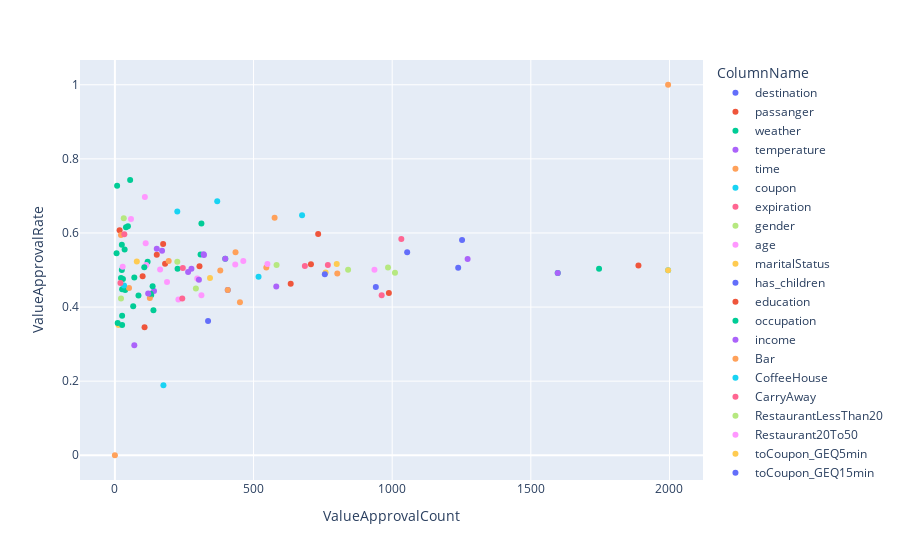

The notebook cell this image was saved under:
### Code cell
#We also need a dataframe to store the columns and the approval rate
coffeeHouseApprovalRatesColumns = ['ColumnName', 'ColumnValues', 'ValueApprovalRate', 'ValueCount', 'ValueApprovalCount']
coffeeHouseApprovalRatesDF = pd.DataFrame(columns=coffeeHouseApprovalRatesColumns)
#Next we need a loop that takes the list of columns and creates the approval rate for each column value
for columnName in columns:
    #Need to create a variable to store the unique values in the columns
    columnsValues = coffeeHouseDF[columnName].unique()
    #Loop through each column value and calculate the approval rate
    for value in columnsValues:
        valueCount = len(coffeeHouseDF.query(columnName + "==" + "'" + value + "'"))
        valueApprovalCount = len(coffeeHouseDF.query("Y=='1' and " + columnName + "==" + "'" + value + "'"))
        valueApprovalRate = valueApprovalCount / valueCount
        #Store the approval rate and additional information in the valueRecord Object
        valueRecord = {
            'ColumnName': columnName,
            'ColumnValues': value,
            'ValueApprovalRate': valueApprovalRate,
            'ValueCount': valueCount,
            'ValueApprovalCount': valueApprovalCount
        }
        #Add the value record to the data frame
        coffeeHouseApprovalRatesDF.loc[len(coffeeHouseApprovalRatesDF)] = valueRecord


# Create a scatter plot using to visualize data
px.scatter(coffeeHouseApprovalRatesDF, 'ValueApprovalCount', 'ValueApprovalRate', 'ColumnName')

### Figure 1 — Plotly figure (JSON) as saved in the notebook; plotly's stock layout.template omitted (floating-point values rounded to 4 significant figures)
{"data": [{"hovertemplate": "ColumnName=destination<br>ValueApprovalCount=%{x}<br>ValueApprovalRate=%{y}<extra></extra>", "legendgroup": "destination", "marker": {"color": "#636efa", "symbol": "circle"}, "mode": "markers", "name": "destination", "orientation": "v", "showlegend": true, "type": "scatter", "x": [1252, 336, 407], "xaxis": "x", "y": [0.581, 0.3621, 0.4458], "yaxis": "y"}, {"hovertemplate": "ColumnName=passanger<br>ValueApprovalCount=%{x}<br>ValueApprovalRate=%{y}<extra></extra>", "legendgroup": "passanger", "marker": {"color": "#EF553B", "symbol": "circle"}, "mode": "markers", "name": "passanger", "orientation": "v", "showlegend": true, "type": "scatter", "x": [733, 100, 988, 174], "xaxis": "x", "y": [0.5969, 0.4831, 0.4379, 0.5705], "yaxis": "y"}, {"hovertemplate": "ColumnName=weather<br>ValueApprovalCount=%{x}<br>ValueApprovalRate=%{y}<extra></extra>", "legendgroup": "weather", "marker": {"color": "#00cc96", "symbol": "circle"}, "mode": "markers", "name": "weather", "orientation": "v", "showlegend": true, "type": "scatter", "x": [1746, 118, 131], "xaxis": "x", "y": [0.5036, 0.5221, 0.4323], "yaxis": "y"}, {"hovertemplate": "ColumnName=temperature<br>ValueApprovalCount=%{x}<br>ValueApprovalRate=%{y}<extra></extra>", "legendgroup": "temperature", "marker": {"color": "#ab63fa", "symbol": "circle"}, "mode": "markers", "name": "temperature", "orientation": "v", "showlegend": true, "type": "scatter", "x": [1272, 582, 141], "xaxis": "x", "y": [0.5298, 0.4558, 0.4434], "yaxis": "y"}, {"hovertemplate": "ColumnName=time<br>ValueApprovalCount=%{x}<br>ValueApprovalRate=%{y}<extra></extra>", "legendgroup": "time", "marker": {"color": "#FFA15A", "symbol": "circle"}, "mode": "markers", "name": "time", "orientation": "v", "showlegend": true, "type": "scatter", "x": [576, 435, 451, 407, 126], "xaxis": "x", "y": [0.6407, 0.5479, 0.4126, 0.4458, 0.4242], "yaxis": "y"}, {"hovertemplate": "ColumnName=coupon<br>ValueApprovalCount=%{x}<br>ValueApprovalRate=%{y}<extra></extra>", "legendgroup": "coupon", "marker": {"color": "#19d3f3", "symbol": "circle"}, "mode": "markers", "name": "coupon", "orientation": "v", "showlegend": true, "type": "scatter", "x": [1995], "xaxis": "x", "y": [0.4992], "yaxis": "y"}, {"hovertemplate": "ColumnName=expiration<br>ValueApprovalCount=%{x}<br>ValueApprovalRate=%{y}<extra></extra>", "legendgroup": "expiration", "marker": {"color": "#FF6692", "symbol": "circle"}, "mode": "markers", "name": "expiration", "orientation": "v", "showlegend": true, "type": "scatter", "x": [962, 1033], "xaxis": "x", "y": [0.432, 0.5839], "yaxis": "y"}, {"hovertemplate": "ColumnName=gender<br>ValueApprovalCount=%{x}<br>ValueApprovalRate=%{y}<extra></extra>", "legendgroup": "gender", "marker": {"color": "#B6E880", "symbol": "circle"}, "mode": "markers", "name": "gender", "orientation": "v", "showlegend": true, "type": "scatter", "x": [1010, 985], "xaxis": "x", "y": [0.4924, 0.5064], "yaxis": "y"}, {"hovertemplate": "ColumnName=age<br>ValueApprovalCount=%{x}<br>ValueApprovalRate=%{y}<extra></extra>", "legendgroup": "age", "marker": {"color": "#FF97FF", "symbol": "circle"}, "mode": "markers", "name": "age", "orientation": "v", "showlegend": true, "type": "scatter", "x": [463, 113, 434, 297, 163, 229, 188, 108], "xaxis": "x", "y": [0.5243, 0.5136, 0.5148, 0.4767, 0.5015, 0.4202, 0.4677, 0.6968], "yaxis": "y"}, {"hovertemplate": "ColumnName=maritalStatus<br>ValueApprovalCount=%{x}<br>ValueApprovalRate=%{y}<extra></extra>", "legendgroup": "maritalStatus", "marker": {"color": "#FECB52", "symbol": "circle"}, "mode": "markers", "name": "maritalStatus", "orientation": "v", "showlegend": true, "type": "scatter", "x": [343, 800, 760, 79, 13], "xaxis": "x", "y": [0.4784, 0.5161, 0.4932, 0.5232, 0.3514], "yaxis": "y"}, {"hovertemplate": "ColumnName=has_children<br>ValueApprovalCount=%{x}<br>ValueApprovalRate=%{y}<extra></extra>", "legendgroup": "has_children", "marker": {"color": "#636efa", "symbol": "circle"}, "mode": "markers", "name": "has_children", "orientation": "v", "showlegend": true, "type": "scatter", "x": [757, 1238], "xaxis": "x", "y": [0.4884, 0.5061], "yaxis": "y"}, {"hovertemplate": "ColumnName=education<br>ValueApprovalCount=%{x}<br>ValueApprovalRate=%{y}<extra></extra>", "legendgroup": "education", "marker": {"color": "#EF553B", "symbol": "circle"}, "mode": "markers", "name": "education", "orientation": "v", "showlegend": true, "type": "scatter", "x": [707, 634, 181, 151, 305, 17], "xaxis": "x", "y": [0.5157, 0.4628, 0.5171, 0.5412, 0.51, 0.6071], "yaxis": "y"}, {"hovertemplate": "ColumnName=occupation<br>ValueApprovalCount=%{x}<br>ValueApprovalRate=%{y}<extra></extra>", "legendgroup": "occupation", "marker": {"color": "#00cc96", "symbol": "circle"}, "mode": "markers", "name": "occupation", "orientation": "v", "showlegend": true, "type": "scatter", "x": [309, 35, 312, 129, 40, 55, 139, 136, 106, 226, 29, 25, 26, 85, 22, 26, 66, 25, 47, 70, 26, 37, 10, 8, 6], "xaxis": "x", "y": [0.5421, 0.5556, 0.6253, 0.4358, 0.6154, 0.7432, 0.3915, 0.4564, 0.5072, 0.5033, 0.4754, 0.5, 0.3514, 0.4315, 0.4783, 0.3768, 0.4024, 0.5682, 0.6184, 0.4795, 0.4483, 0.4458, 0.3571, 0.7273, 0.5455], "yaxis": "y"}, {"hovertemplate": "ColumnName=income<br>ValueApprovalCount=%{x}<br>ValueApprovalRate=%{y}<extra></extra>", "legendgroup": "income", "marker": {"color": "#ab63fa", "symbol": "circle"}, "mode": "markers", "name": "income", "orientation": "v", "showlegend": true, "type": "scatter", "x": [320, 120, 321, 70, 276, 303, 264, 151, 170], "xaxis": "x", "y": [0.5424, 0.4364, 0.5404, 0.2966, 0.5036, 0.4734, 0.4944, 0.5572, 0.5519], "yaxis": "y"}, {"hovertemplate": "ColumnName=Bar<br>ValueApprovalCount=%{x}<br>ValueApprovalRate=%{y}<extra></extra>", "legendgroup": "Bar", "marker": {"color": "#FFA15A", "symbol": "circle"}, "mode": "markers", "name": "Bar", "orientation": "v", "showlegend": true, "type": "scatter", "x": [802, 546, 380, 51, 22, 194], "xaxis": "x", "y": [0.4902, 0.5065, 0.4987, 0.4513, 0.5946, 0.5243], "yaxis": "y"}, {"hovertemplate": "ColumnName=CoffeeHouse<br>ValueApprovalCount=%{x}<br>ValueApprovalRate=%{y}<extra></extra>", "legendgroup": "CoffeeHouse", "marker": {"color": "#19d3f3", "symbol": "circle"}, "mode": "markers", "name": "CoffeeHouse", "orientation": "v", "showlegend": true, "type": "scatter", "x": [175, 518, 369, 675, 225, 33], "xaxis": "x", "y": [0.1888, 0.4819, 0.6859, 0.6478, 0.6579, 0.4583], "yaxis": "y"}, {"hovertemplate": "ColumnName=CarryAway<br>ValueApprovalCount=%{x}<br>ValueApprovalRate=%{y}<extra></extra>", "legendgroup": "CarryAway", "marker": {"color": "#FF6692", "symbol": "circle"}, "mode": "markers", "name": "CarryAway", "orientation": "v", "showlegend": true, "type": "scatter", "x": [34, 685, 768, 245, 243, 20], "xaxis": "x", "y": [0.5965, 0.5108, 0.5134, 0.5052, 0.4233, 0.4651], "yaxis": "y"}, {"hovertemplate": "ColumnName=RestaurantLessThan20<br>ValueApprovalCount=%{x}<br>ValueApprovalRate=%{y}<extra></extra>", "legendgroup": "RestaurantLessThan20", "marker": {"color": "#B6E880", "symbol": "circle"}, "mode": "markers", "name": "RestaurantLessThan20", "orientation": "v", "showlegend": true, "type": "scatter", "x": [583, 841, 292, 225, 32, 22], "xaxis": "x", "y": [0.5137, 0.5009, 0.4499, 0.522, 0.64, 0.4231], "yaxis": "y"}, {"hovertemplate": "ColumnName=Restaurant20To50<br>ValueApprovalCount=%{x}<br>ValueApprovalRate=%{y}<extra></extra>", "legendgroup": "Restaurant20To50", "marker": {"color": "#FF97FF", "symbol": "circle"}, "mode": "markers", "name": "Restaurant20To50", "orientation": "v", "showlegend": true, "type": "scatter", "x": [550, 936, 312, 58, 111, 28], "xaxis": "x", "y": [0.5164, 0.5008, 0.4321, 0.6374, 0.5722, 0.5091], "yaxis": "y"}, {"hovertemplate": "ColumnName=toCoupon_GEQ5min<br>ValueApprovalCount=%{x}<br>ValueApprovalRate=%{y}<extra></extra>", "legendgroup": "toCoupon_GEQ5min", "marker": {"color": "#FECB52", "symbol": "circle"}, "mode": "markers", "name": "toCoupon_GEQ5min", "orientation": "v", "showlegend": true, "type": "scatter", "x": [1995], "xaxis": "x", "y": [0.4992], "yaxis": "y"}, {"hovertemplate": "ColumnName=toCoupon_GEQ15min<br>ValueApprovalCount=%{x}<br>ValueApprovalRate=%{y}<extra></extra>", "legendgroup": "toCoupon_GEQ15min", "marker": {"color": "#636efa", "symbol": "circle"}, "mode": "markers", "name": "toCoupon_GEQ15min", "orientation": "v", "showlegend": true, "type": "scatter", "x": [1054, 941], "xaxis": "x", "y": [0.5481, 0.4539], "yaxis": "y"}, {"hovertemplate": "ColumnName=toCoupon_GEQ25min<br>ValueApprovalCount=%{x}<br>ValueApprovalRate=%{y}<extra></extra>", "legendgroup": "toCoupon_GEQ25min", "marker": {"color": "#EF553B", "symbol": "circle"}, "mode": "markers", "name": "toCoupon_GEQ25min", "orientation": "v", "showlegend": true, "type": "scatter", "x": [1888, 107], "xaxis": "x", "y": [0.5122, 0.3452], "yaxis": "y"}, {"hovertemplate": "ColumnName=direction_same<br>ValueApprovalCount=%{x}<br>ValueApprovalRate=%{y}<extra></extra>", "legendgroup": "direction_same", "marker": {"color": "#00cc96", "symbol": "circle"}, "mode": "markers", "name": "direction_same", "orientation": "v", "showlegend": true, "type": "scatter", "x": [1597, 398], "xaxis": "x", "y": [0.492, 0.5307], "yaxis": "y"}, {"hovertemplate": "ColumnName=direction_opp<br>ValueApprovalCount=%{x}<br>ValueApprovalRate=%{y}<extra></extra>", "legendgroup": "direction_opp", "marker": {"color": "#ab63fa", "symbol": "circle"}, "mode": "markers", "name": "direction_opp", "orientation": "v", "showlegend": true, "type": "scatter", "x": [1597, 398], "xaxis": "x", "y": [0.492, 0.5307], "yaxis": "y"}, {"hovertemplate": "ColumnName=Y<br>ValueApprovalCount=%{x}<br>ValueApprovalRate=%{y}<extra></extra>", "legendgroup": "Y", "marker": {"color": "#FFA15A", "symbol": "circle"}, "mode": "markers", "name": "Y", "orientation": "v", "showlegend": true, "type": "scatter", "x": [0, 1995], "xaxis": "x", "y": [0, 1], "yaxis": "y"}], "layout": {"legend": {"title": {"text": "ColumnName"}, "tracegroupgap": 0}, "margin": {"t": 60}, "xaxis": {"anchor": "y", "domain": [0, 1], "title": {"text": "ValueApprovalCount"}}, "yaxis": {"anchor": "x", "domain": [0, 1], "title": {"text": "ValueApprovalRate"}}}}
